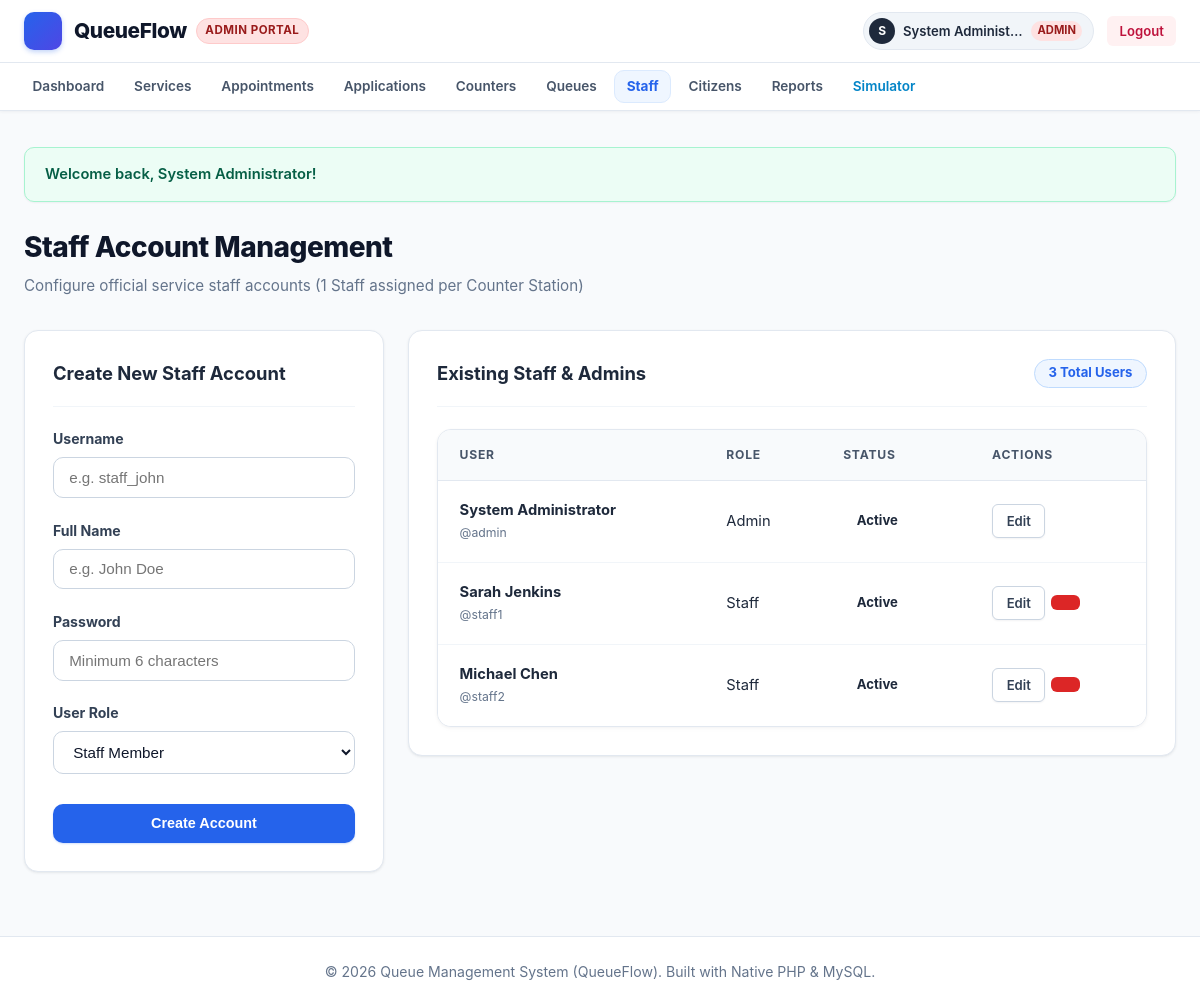
The app's page /admin/staff.php (signed in), older data.
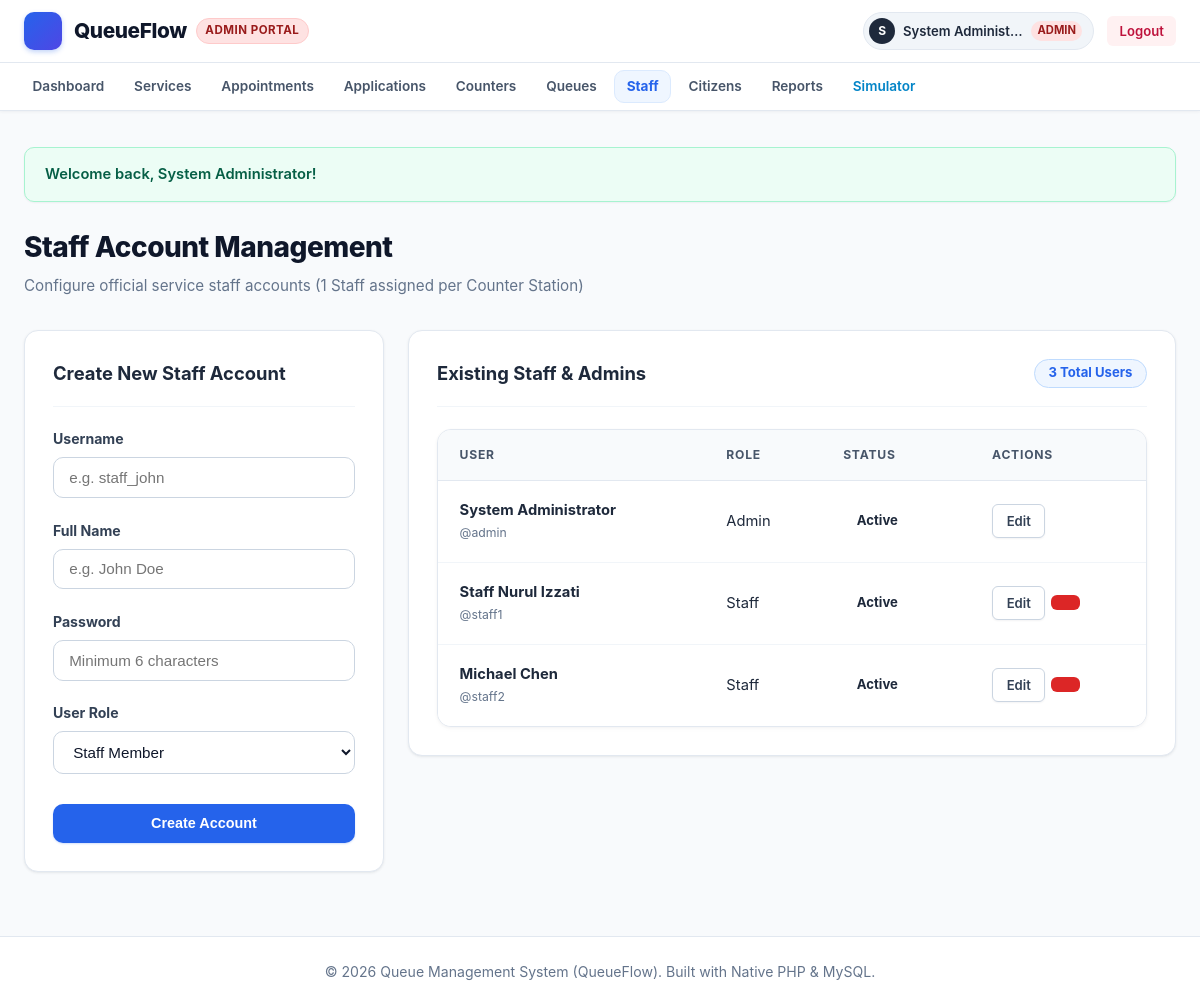
The same page, newer data.
### tables this page shows
CREATE TABLE `users` (
  `id` INT AUTO_INCREMENT PRIMARY KEY,
  `username` VARCHAR(50) NOT NULL UNIQUE,
  `email` VARCHAR(100) NULL UNIQUE,
  `password` VARCHAR(255) NOT NULL,
  `full_name` VARCHAR(100) NOT NULL,
  `ic_passport` VARCHAR(50) NULL,
  `phone` VARCHAR(30) NULL,
  `role` ENUM('admin', 'staff', 'user') NOT NULL DEFAULT 'user',
  `status` ENUM('active', 'inactive') NOT NULL DEFAULT 'active',
  `created_at` TIMESTAMP DEFAULT CURRENT_TIMESTAMP
);

### includes/auth.php (called while the page is built, shortened)
<?php
function isLoggedIn() {
    return isset($_SESSION['user_id']) && !empty($_SESSION['user_id']);
}
function currentUser() {
    return [
        'id'          => $_SESSION['user_id'],
        'username'    => $_SESSION['username'] ?? '',
        'full_name'   => $_SESSION['full_name'] ?? '',
        'role'        => $_SESSION['role'] ?? 'user',
        'ic_passport' => $_SESSION['ic_passport'] ?? '',
        'phone'       => $_SESSION['phone'] ?? '',
        'email'       => $_SESSION['email'] ?? '',
    ];
}

### admin/staff.php (the view, shortened to what the changed rows need)
<?php
require_once __DIR__ . '/../includes/auth.php';
require_once __DIR__ . '/../includes/functions.php';
$pdo = getDBConnection();
$users = $pdo->query("SELECT * FROM users WHERE role IN ('admin', 'staff') ORDER BY role ASC, id ASC")->fetchAll();
$editUser = null;
require_once __DIR__ . '/../includes/header.php';
?>
<div class="page-header">
    <div>
        <h1 class="page-title"><?php echo getIcon('users', 26); ?> Staff Account Management</h1>
    </div>
</div>
<div class="staff-layout" style="display: grid; grid-template-columns: 360px minmax(0, 1fr); gap: 1.5rem; align-items: start;">
    <div class="card">
        <div class="card-header">
            <h2 class="card-title">
                <?php echo $editUser ? getIcon('edit', 18) . ' Edit User Account' : getIcon('plus', 18) . ' Create New Staff Account'; ?>
            </h2>
        </div>
    </div>
    <div class="card">
        <div class="card-header">
            <h2 class="card-title"><?php echo getIcon('users', 18); ?> Existing Staff & Admins</h2>
        </div>
        <div class="table-responsive">
            <table class="table">
                <thead>
                    <tr>
                        <th>User</th>
                        <th>Role</th>
                        <th>Status</th>
                        <th>Actions</th>
                    </tr>
                </thead>
                <tbody>
                    <?php foreach ($users as $u): ?>
                        <tr>
                            <td>
                                <strong><?php echo e($u['full_name']); ?></strong><br>
                                <small style="color: var(--text-muted);">@<?php echo e($u['username']); ?></small>
                            </td>
                            <td>
                                <span class="user-badge <?php echo e($u['role']); ?>">
                                    <?php echo ucfirst(e($u['role'])); ?>
                                </span>
                            </td>
                            <td><?php echo renderStatusBadge($u['status']); ?></td>
                            <td>
                                <div style="display: flex; gap: 0.35rem;">
                                    <a href="staff.php?edit=<?php echo $u['id']; ?>" class="btn btn-sm btn-secondary" title="Edit">
                                        <?php echo getIcon('edit', 14); ?> Edit
                                    </a>
                                    <?php if ($u['id'] !== currentUser()['id']): ?>
                                        <form method="POST" action="staff.php" onsubmit="return confirm('Are you sure you want to delete user <?php echo e($u['username']); ?>?');" style="display:inline;">
                                            <button type="submit" class="btn btn-sm btn-danger" title="Delete">
                                            </button>
                                        </form>
                                    <?php endif; ?>
                                </div>
                            </td>
                        </tr>
                    <?php endforeach; ?>
                </tbody>
            </table>
        </div>
    </div>
</div>
<?php require_once __DIR__ . '/../includes/footer.php'; ?>

### includes/functions.php (shortened to what the changed rows need)
<?php
function e($value) {
    return htmlspecialchars((string)$value, ENT_QUOTES, 'UTF-8');
}
function renderStatusBadge($status) {
    $badges = [
        'waiting'      => '<span class="badge badge-waiting"><span class="badge-dot dot-waiting"></span>' . getIcon('clock', 13) . ' Waiting</span>',
        'calling'      => '<span class="badge badge-calling"><span class="badge-dot dot-calling"></span>' . getIcon('bell', 13) . ' Calling</span>',
        'serving'      => '<span class="badge badge-serving"><span class="badge-dot dot-serving"></span>' . getIcon('play-circle', 13) . ' Serving</span>',
        'completed'    => '<span class="badge badge-completed"><span class="badge-dot dot-completed"></span>' . getIcon('check-circle', 13) . ' Completed</span>',
        'skipped'      => '<span class="badge badge-skipped"><span class="badge-dot dot-skipped"></span>' . getIcon('slash', 13) . ' Skipped</span>',
        'open'         => '<span class="badge badge-open"><span class="badge-dot dot-open"></span>' . getIcon('check', 13) . ' Open</span>',
        'closed'       => '<span class="badge badge-closed"><span class="badge-dot dot-closed"></span>' . getIcon('x', 13) . ' Closed</span>',
        'active'       => '<span class="badge badge-active"><span class="badge-dot dot-open"></span> Active</span>',
        'inactive'     => '<span class="badge badge-inactive"><span class="badge-dot dot-closed"></span> Inactive</span>',
        'confirmed'    => '<span class="badge badge-completed"><span class="badge-dot dot-completed"></span> Confirmed</span>',
        'pending'      => '<span class="badge badge-waiting"><span class="badge-dot dot-waiting"></span> Pending</span>',
        'cancelled'    => '<span class="badge badge-skipped"><span class="badge-dot dot-skipped"></span> Cancelled</span>',
        'approved'     => '<span class="badge badge-completed"><span class="badge-dot dot-completed"></span> Approved</span>',
        'submitted'    => '<span class="badge badge-calling"><span class="badge-dot dot-calling"></span> Submitted</span>',
        'under_review' => '<span class="badge badge-waiting"><span class="badge-dot dot-waiting"></span> Under Review</span>',
        'rejected'     => '<span class="badge badge-skipped"><span class="badge-dot dot-skipped"></span> Rejected</span>',
    ];
    return $badges[$status] ?? '<span class="badge">' . e(ucfirst($status)) . '</span>';
}
function getIcon($name, $size = 18, $class = "icon") {
    return $icons[$name] ?? '';
}

Row changes from the older to the newer data that the page shows:
changed users "staff1": full_name "Sarah Jenkins" → "Staff Nurul Izzati"
